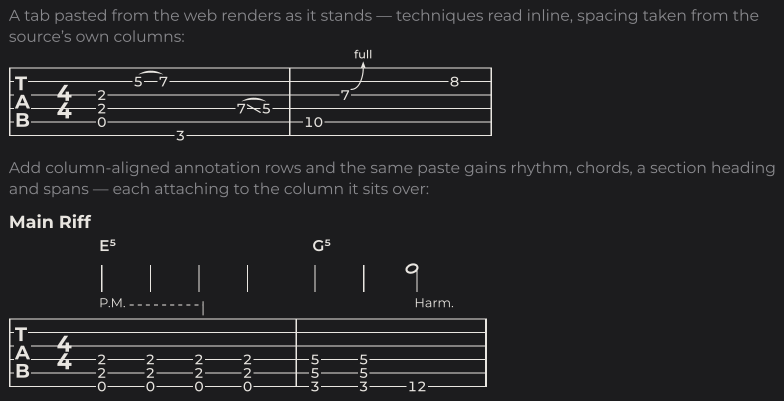
#> input picture docs/ascii-dark.png, 1567 x 801 px (shown at 1/2 size)
$ python -i build-guide.py   (imports and definitions only)
#> lines starting #> are read from the running program, lines starting #| are printed output that depends on the picture; after the words box and inside, x2 and y2 are one past the last pixel; in counts of white or black regions, pixels touching at a corner belong together
#!/usr/bin/env python3
"""Build GUIDE.md from the chapters in docs/guide/.

The guide is Markdown so that a reader can search it: headings, prose, tables
and the syntax itself are text on the page, and only the staff — the one thing
nobody searches for — is an image.

The chapters are the *source* of the examples, not a description of them. An
example is written once, and this script renders that same string and writes the
picture next to it, so a row cannot drift from what it documents. That is the
invariant `docs/guide.typ` used to keep by using each string twice; here there is
only one string.

Two ways to write an example:

    <!-- fretwork-table -->        a two-column table; a third column of
    | What it is | Syntax |        renderings is written by this script
    |---|---|
    | A note | `5/3` |
    | Slap | `0/4SL` | <!-- tuning: tunings.bass -->

    ```fretwork                    a fenced block, rendered underneath it;
    q 5/3 5/3 5/3 5/3              `fretwork-ascii` goes through `ascii-tab`
    ```                            instead, and the info line may carry
                                   arguments the same way

    ```fretwork-doc                a whole Typst document, compiled on its own
    #show: song.with(title: "…")   and shown as the page it makes
    #tab(```q 5/3```)
    ```

Anything after the language on a fence's info line, and anything in the trailing
comment of a table row, is passed to `tab` verbatim as named arguments, and is
printed above the example so that the reader sees what was passed. These are our
own files, so that is a convenience rather than a hole.

A `theme:` argument is the exception: it is merged with the guide's own ink
before rendering, so a chapter can demonstrate `repeat-style` or `mask` without
writing out the colours that make the picture legible in both colour schemes.
What it changes is presentation, never what the example says.

Usage: docs/build-guide.py
"""

import html
import pathlib
import re
import shutil
import subprocess
import sys
import tempfile

from PIL import Image, ImageChops

ROOT = pathlib.Path(__file__).resolve().parent.parent
CHAPTERS = ROOT / "docs" / "guide"
IMG = CHAPTERS / "img"
OUT = ROOT / "GUIDE.md"

# Rendering. The examples are no longer squeezed into a table column of a paged
# document, so this is the staff space the package itself defaults to rather than
# the 2.1mm the old guide had to use. PAGE_WIDTH only bounds a line: every image
# is cropped to its ink, so a one-bar example does not carry the rest of the page
# with it.
PAGE_WIDTH = "150mm"
STAFF_SPACE = "2.6mm"
BBOX_PPI = 96  # only used to find the ink; the published image is vector
MARGIN_PT = 3.0

MODES = ("light", "dark")

# Markers.
TABLE = "<!-- fretwork-table -->"
FENCE = re.compile(r"^```fretwork(-ascii|-doc)?[ \t]*(.*)$")
ROW_ARGS = re.compile(r"\|[ \t]*<!--(.*?)-->[ \t]*$")
CODE_SPAN = re.compile(r"`([^`]*)`")
CELL = re.compile(r"(?<!\\)\|")


# [4 lines left out: function typst_string, not called in this run]


class Example:
    """One rendered example: the source, how to render it, and where it lands."""

    # [234 lines left out: functions __init__, call, alt, picture, scan, render and 2 more, not called in this run]


def ink_box(png):
    """The drawn content's box, as a fraction of the page in each direction."""
#> called with png = 'ascii-dark.png'
    im = Image.open(png).convert("RGB")
#> im is the input picture: PIL image 1567x801 RGB; mean R, G, B 35.5, 35.4, 37.3
    flat = Image.new("RGB", im.size, im.getpixel((0, 0)))
    mask = ImageChops.difference(im, flat).convert("L").point(lambda v: 255 if v > 12 else 0)
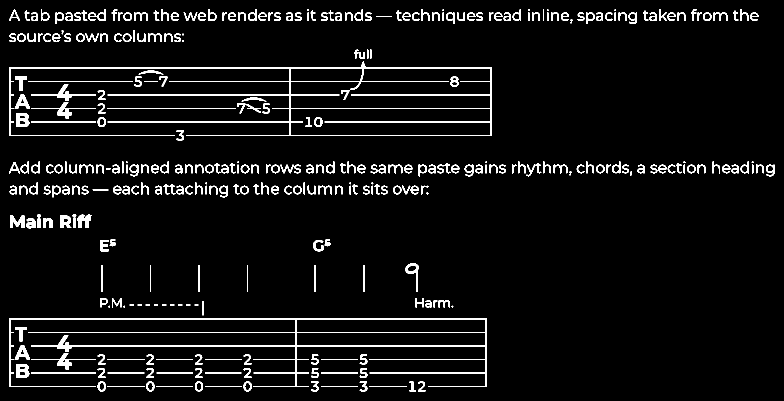
#> mask: PIL image 1567x801 L (shown at 1/2 size); 5.2% white; 342 white regions (29 under 20 px), largest, box (x1, y1, x2, y2) and area: (18, 122, 984, 272) 10322, (18, 637, 974, 774) 9490, (62, 204, 192, 237) 707
    box = mask.getbbox()
#> box = (18, 18, 1549, 783)
    if box is None:
        raise SystemExit(f"{png.name}: nothing drawn")
    left, top, right, bottom = box
#> left = 18; top = 18; right = 1549; bottom = 783
    return (left / im.width, top / im.height, right / im.width, bottom / im.height)


# [75 lines left out: functions crop, check_tables, main, not called in this run]


# [2 lines not run here, left out]

>>> result = ink_box('ascii-dark.png')
#> result = (0.0115, 0.0225, 0.989, 0.978)

$ run again, on docs/guide-dark-03.png
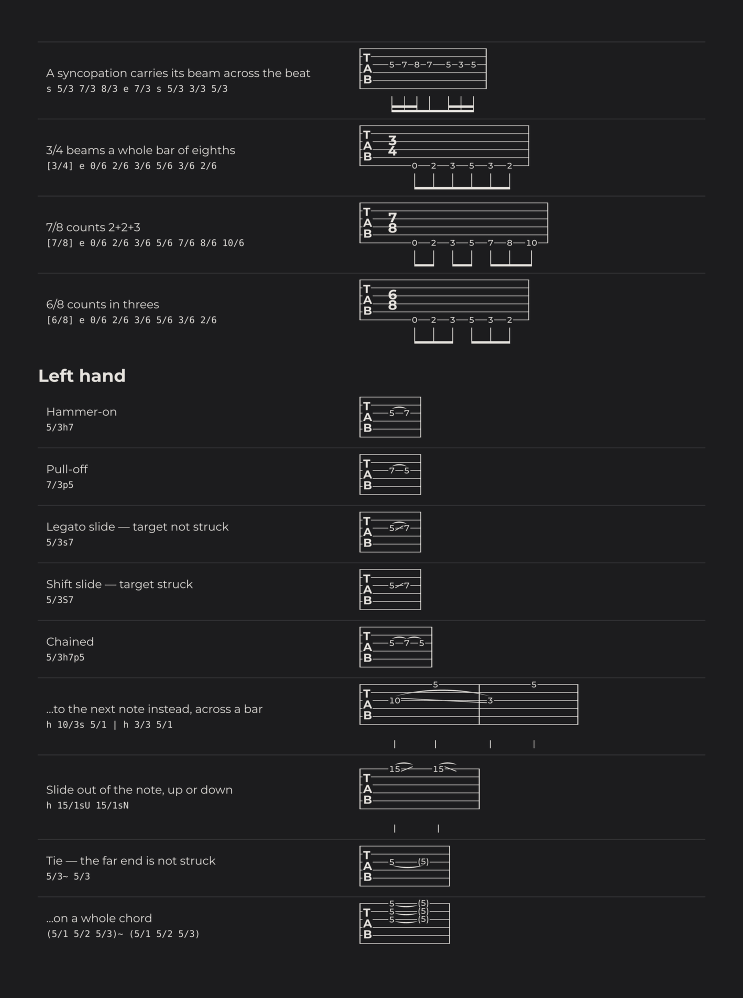
#> input picture docs/guide-dark-03.png, 1486 x 1996 px (shown at 1/2 size)
#> in ink_box, im is the input picture: PIL image 1486x1996 RGB; mean R, G, B 32.3, 32.2, 34.1
#> in ink_box, `mask = ImageChops.difference(im, flat).convert("L").point(lambda v: 25..`:
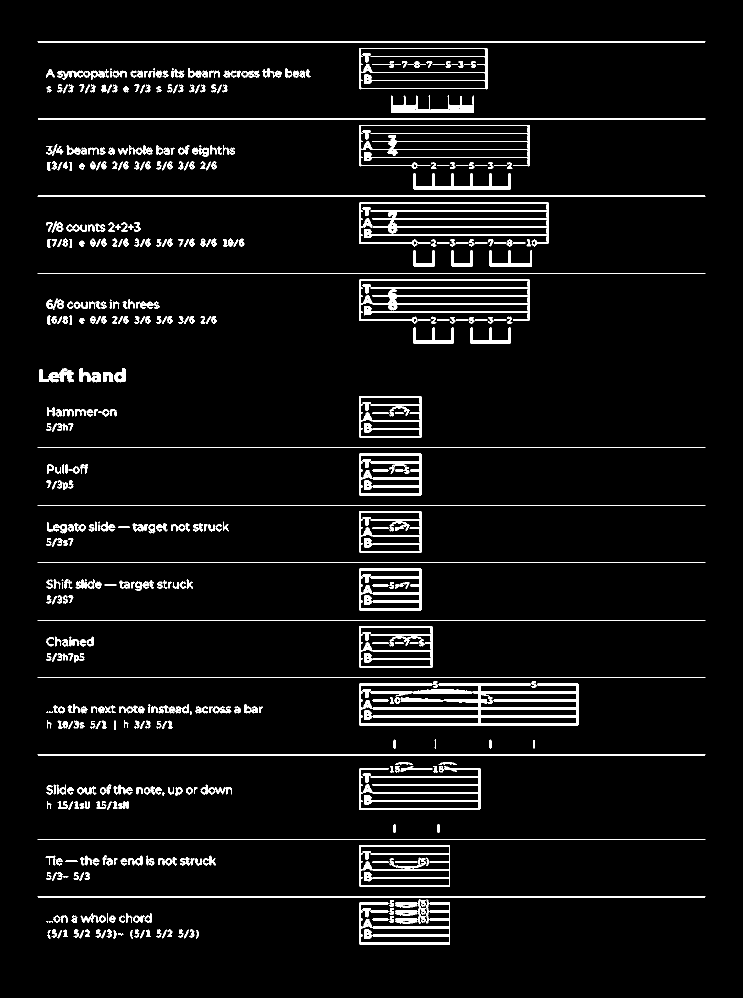
#> mask: PIL image 1486x1996 L (shown at 1/2 size); 4.9% white; 595 white regions (18 under 20 px), largest, box (x1, y1, x2, y2) and area: (718, 1367, 1158, 1451) 11676, (718, 405, 1098, 493) 7363, (718, 559, 1060, 647) 6700
#> box = (75, 83, 1411, 1889)
#> left = 75; top = 83; right = 1411; bottom = 1889
#> result = (0.0505, 0.0416, 0.95, 0.946)

$ run again, on docs/guide-dark-05.png
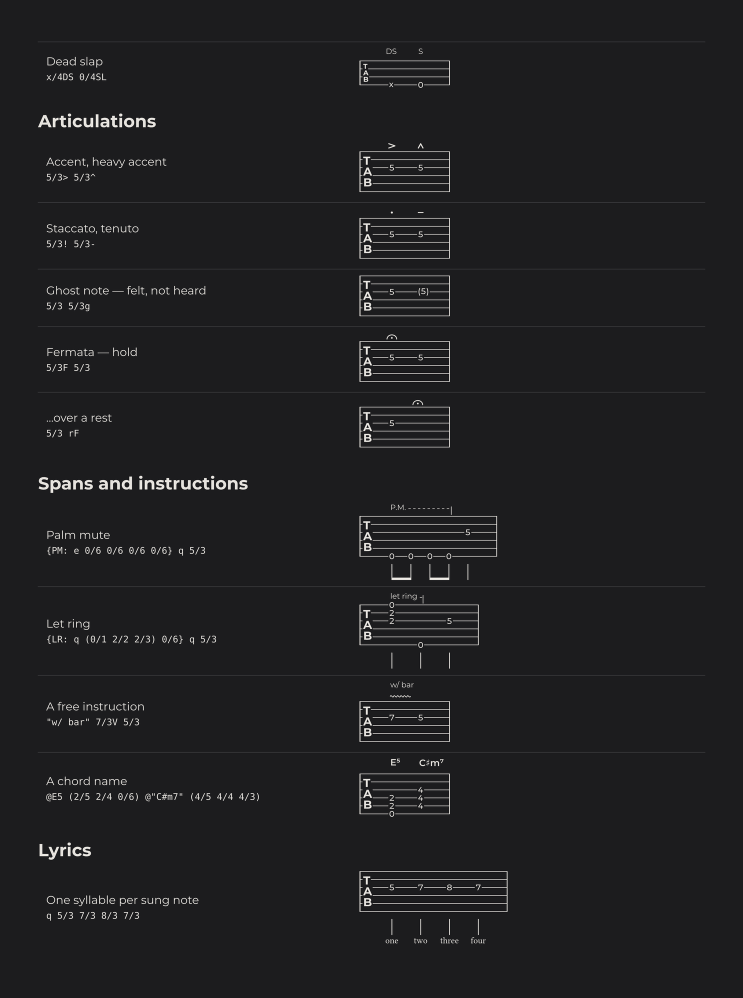
#> input picture docs/guide-dark-05.png, 1486 x 1996 px (shown at 1/2 size)
#> in ink_box, im is the input picture: PIL image 1486x1996 RGB; mean R, G, B 31.3, 31.2, 33.1
#> in ink_box, `mask = ImageChops.difference(im, flat).convert("L").point(lambda v: 25..`:
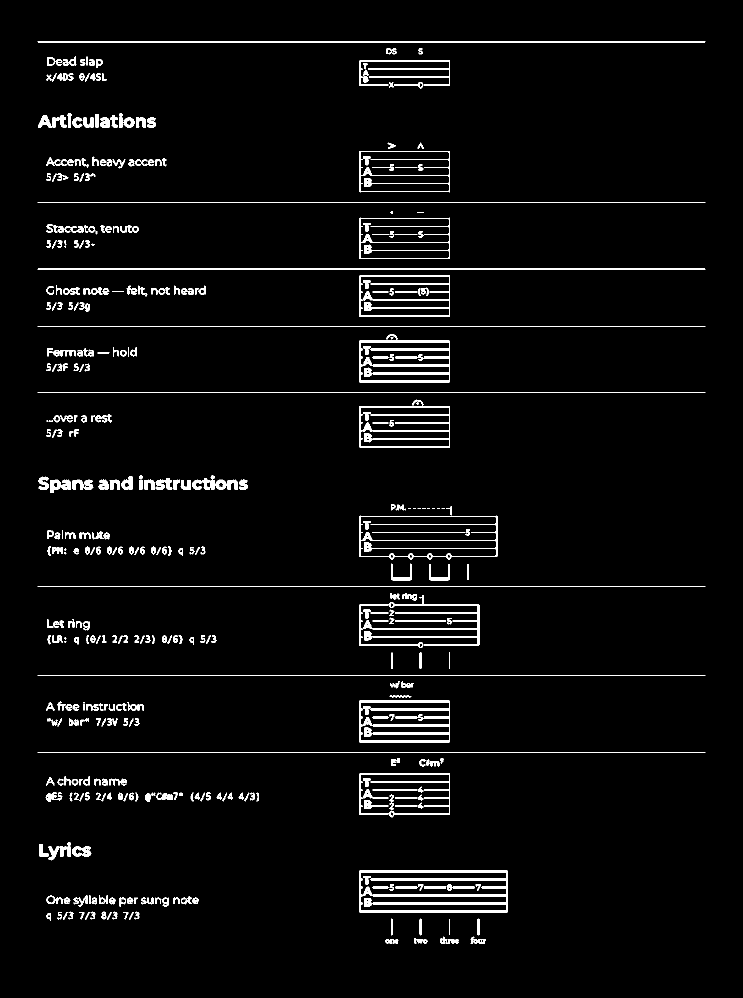
#> mask: PIL image 1486x1996 L (shown at 1/2 size); 3.5% white; 460 white regions (29 under 20 px), largest, box (x1, y1, x2, y2) and area: (718, 1741, 1016, 1825) 6713, (718, 1401, 900, 1485) 4277, (718, 681, 900, 765) 4269
#> box = (75, 83, 1411, 1888)
#> left = 75; top = 83; right = 1411; bottom = 1888
#> result = (0.0505, 0.0416, 0.95, 0.946)
